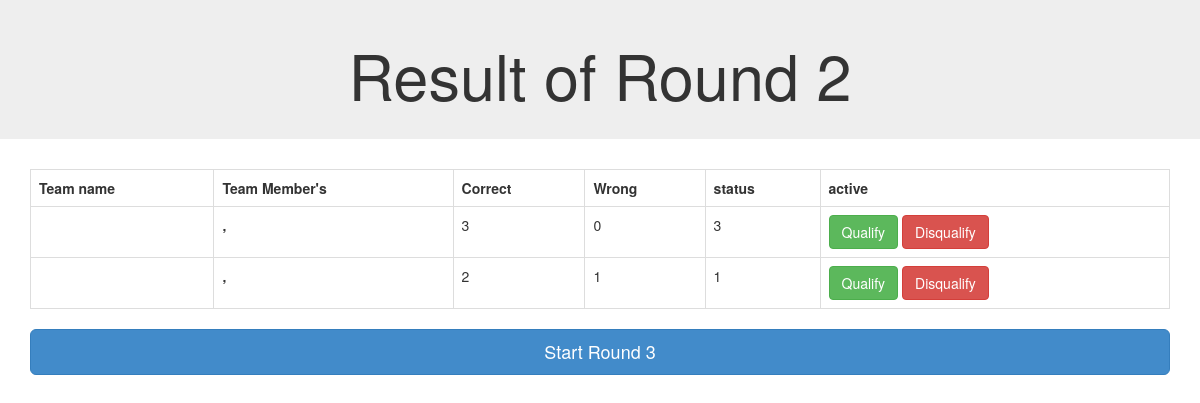
The page /pages/round2_result_display.php on the database its author committed.
### tables this page shows
CREATE TABLE IF NOT EXISTS `round2_result` (
  `team_id` int(6) unsigned NOT NULL,
  `team_name` varchar(30) NOT NULL,
  `correct` int(11) DEFAULT '0',
  `wrong` int(11) DEFAULT '0',
  `status` int(11) DEFAULT '0',
  `active` tinyint(1) DEFAULT '1'
);

CREATE TABLE IF NOT EXISTS `team` (
  `team_id` int(6) unsigned NOT NULL,
  `team_name` varchar(30) NOT NULL,
  `member` text NOT NULL,
  `active` tinyint(1) DEFAULT '1'
);

### pages/round2_result_display.php (the view, shortened to what this page needs)
<!DOCTYPE html>
<html lang='en'>
    <head>
        <link rel="stylesheet" href="../css/bootstrap.min.css">
        <link rel="stylesheet" href="../font-awesome/css/font-awesome.min.css">
        <link rel="stylesheet" href="../css/main.css">
    </head>
    <body>
        <div class="jumbotron" style="padding: 20px;">
            <div class="container">
            <center>
                <h1>Result of Round 2</h1>
            </center>
            </div>
        </div>
        <div class="container">
            <table class="table table-bordered table-hover">
                <tr>
                    <th class="">Team name</th>
                    <th class="">Team Member's</th>
                    <th class="">Correct</th>
                    <th class="">Wrong</th>
                    <th class="">status</th>
                    <th class="">active</th>
                </tr>
                <tr>
                    <?php
                        $servername = "localhost";
                        $username = "";
                        $password = "";
                        $dbname = "logo_quiz";
                        $conn = new mysqli($servername, $username, $password, $dbname);
                        $sql = "SELECT * FROM round2_result r LEFT JOIN team t ON r.team_id = t.team_id ORDER BY status DESC, wrong ASC";
                        $result = $conn->query($sql);
                            if ($result->num_rows > 0) {
                                while($row = $result->fetch_assoc()):?>
                                    <?php $ui = $row['team_id']; ?>
                                    <tr class="row<?php echo $ui;?>" >
                                        <th class=""><?php echo $row["team_name"];?></th>
                                        <th class=""><?php echo $row["member"];?></th>
                                        <td class=""><?php echo $row["correct"];?></td>
                                        <td class=""><?php echo $row["wrong"];?></td>
                                        <td class=""><?php echo $row["status"];?></td>
                                        <td class="">
                                            <button type="button" class="btn btn-success" value="<?php echo $row["team_id"];?>">Qualify</button>
                                            <button type="button" class="btn btn-danger" value="<?php echo $row["team_id"];?>">Disqualify</button>
                                        </td>
                                    </tr>
                                <?php endwhile;
                            }else{
                                echo "error: in faching data";
                            }
                    ?>
            </table>
            <a href="round3_resultANDteam_result_dumy.php" ><button type="button" class="btn btn-primary btn-lg btn-block">Start Round 3</button></a>
        </div>
    </body>
</html>

### css/main.css (style rules this page uses)
body { margin: 0px; padding: 0px; height: 100%; //background: url('../images/washi.png') top left repeat; //background-position: center; //background-origin: content-box; //background-repeat: repeat; //background-size: contain; //background-color: #f00; }

### rows shown on the page
round2_result: team.member ",", correct "3", wrong "0", status "3"
round2_result: team.member ",", correct "2", wrong "1", status "1"
